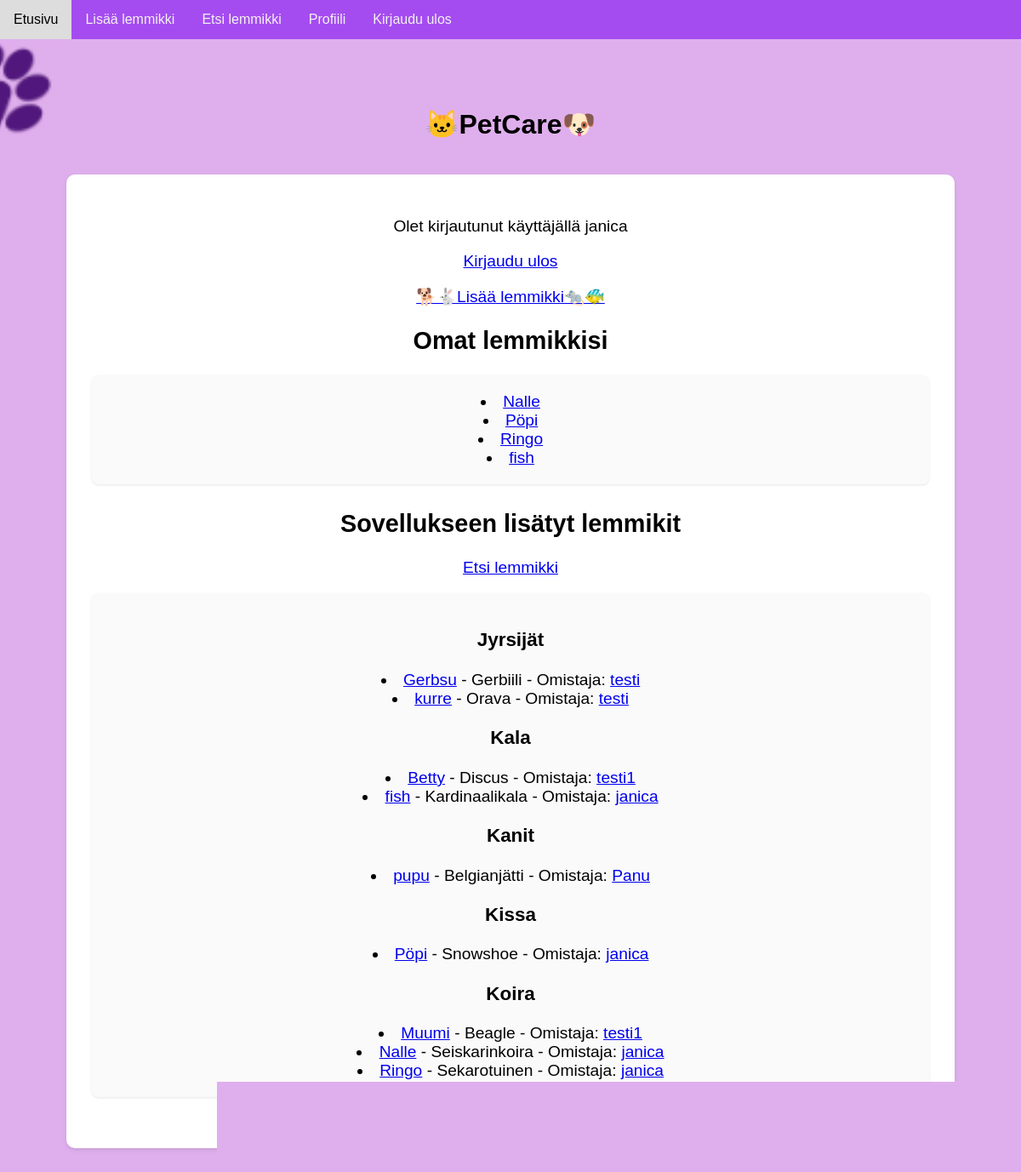
The page / (signed in) on the database its author committed.
### tables this page shows
CREATE TABLE users (
    id INTEGER PRIMARY KEY,
    username TEXT UNIQUE,
    password_hash TEXT
);

CREATE TABLE pets (
    id INTEGER PRIMARY KEY AUTOINCREMENT,
    animal_id INTEGER NOT NULL,
    breed_id INTEGER NOT NULL,
    pet_name TEXT NOT NULL,
    description TEXT, user_id INTEGER REFERENCES users(id),
    FOREIGN KEY (animal_id) REFERENCES animals(id),
    FOREIGN KEY (breed_id) REFERENCES breeds(id)
);

CREATE TABLE animals (
    id INTEGER PRIMARY KEY AUTOINCREMENT,
    name TEXT NOT NULL
);

CREATE TABLE breeds (
    id INTEGER PRIMARY KEY AUTOINCREMENT,
    animal_id INTEGER,
    breed_name TEXT NOT NULL,
    FOREIGN KEY (animal_id) REFERENCES animals(id)
);

### app.py (the view)
@app.route("/")
def index():
    if "username" in session:
        user_pets = pets.get_user_pets()
        all_pets = db.query("""
            SELECT p.id, p.pet_name, b.breed_name, a.name AS animal_name, p.user_id, u.username AS owner_username
            FROM pets p
            JOIN breeds b ON p.breed_id = b.id
            JOIN animals a ON p.animal_id = a.id
            JOIN users u ON p.user_id = u.id
            ORDER BY a.name, p.pet_name
        """)
        grouped_pets = {}
        for pet in all_pets:
            animal = pet["animal_name"]
            grouped_pets.setdefault(animal, []).append(pet)
        return render_template("index.html", pets=user_pets, grouped_pets=grouped_pets)
    else:
        return render_template("index.html", pets=None, grouped_pets=None)

### app.py (called while the page is built)
@app.context_processor
def inject_user_id():
    user_id = None
    if "username" in session:
        result = db.query("SELECT id FROM users WHERE username = ?", [session["username"]])
        if result:
            user_id = result[0][0]
    return dict(session_user_id=user_id)

@app.after_request
def add_header(response):
    response.headers["Cache-Control"] = "no-store, no-cache, must-revalidate, max-age=0"
    response.headers["Pragma"] = "no-cache"
    response.headers["Expires"] = "0"
    return response

### db.py (called while the page is built)
def get_connection():
    con = sqlite3.connect("database.db")
    con.execute("PRAGMA foreign_keys = ON")
    con.row_factory = sqlite3.Row
    return con

def query(sql, params=[]):
    con = get_connection()
    result = con.execute(sql, params).fetchall()
    con.close()
    return result

### pets.py (called while the page is built)
def get_user_id():
    if "username" not in session:
        return None
    user_query = db.query("SELECT id FROM users WHERE username = ?", [session["username"]])
    return user_query[0][0] if user_query else None

def get_user_pets():
    user_id = get_user_id()
    if not user_id:
        return []
    return db.query("""
        SELECT p.id, p.pet_name, b.breed_name, p.description
        FROM pets p
        JOIN breeds b ON p.breed_id = b.id
        WHERE p.user_id = ?
        ORDER BY p.pet_name
    """, [user_id])

### templates/index.html (shortened to what this page needs)
{% extends "base.html" %}
{% block body_class %}home-page{% endblock %}
{% block content %}
  <div class="home-container">
    <h1>🐱PetCare🐶</h1>
    {% if session.username %}
      <div class="loggedin-container">
        <p>Olet kirjautunut käyttäjällä {{ session.username }}</p>
        <p><a href="/logout">Kirjaudu ulos</a></p>
        <p><a href="/new_pet">🐕🐇Lisää lemmikki🐀🐠</a></p>
        <h2>Omat lemmikkisi</h2>
        <div class="my-pets-box">
          {% if pets %}
              {% for pet in pets %}
                <li><a href="/pet/{{ pet.id }}">{{ pet.pet_name }}</a></li>
              {% endfor %}
          {% else %}
            <p>Sinulla ei ole vielä lisättyjä lemmikkejä.</p>
          {% endif %}
        </div>
        <h2>Sovellukseen lisätyt lemmikit</h2>
        <p><a href="/find_pet">Etsi lemmikki</a></p>
        <div class="all-pets-box">
          {% if grouped_pets %}
            {% for animal, pet_list in grouped_pets.items() %}
              <h3>{{ animal }}</h3>
                {% for pet in pet_list %}
                  <li>
                    <a href="/pet/{{ pet.id }}">{{ pet.pet_name }}</a> - {{ pet.breed_name }}
                    - Omistaja: <a href="/user/{{ pet.user_id }}">{{ pet.owner_username }}</a>
                  </li>
                {% endfor %}
            {% endfor %}
          {% else %}
            <p>Ei lemmikkejä lisätty vielä.</p>
          {% endif %}
        </div>
      </div>
    {% endif %}
  </div>
{% endblock %}

### static/css/main.css (style rules this page uses)
*, *::before, *::after { box-sizing: border-box; }
body { margin: 0; padding: 0; font-family: Arial, sans-serif; }
.home-page { background: url("../images/etus.png") no-repeat center center; background-size: cover; background-attachment: fixed; }
.home-container { width: 100%; max-width: 1400px; margin: 40px auto; background-color: transparent; padding: 20px; text-align: center; }
.loggedin-container { width: 90%; max-width: 1200px; margin: 40px auto; background-color: #fff; padding: 30px; border-radius: 10px; box-shadow: 0 2px 5px rgba(0,0,0,0.1); font-size: 1.2rem; text-align: center; }
.my-pets-box, .all-pets-box { background-color: #fafafa; padding: 20px; margin-bottom: 30px; border-radius: 8px; box-shadow: 0 1px 3px rgba(0,0,0,0.1); font-size: 1.2rem; }

### rows shown on the page
users: username "janica"
pets: pet_name "Nalle", breed_name "Seiskarinkoira", owner_username "janica"
pets: pet_name "Pöpi", name "Kissa", breed_name "Snowshoe", owner_username "janica"
pets: pet_name "Ringo", breed_name "Sekarotuinen", owner_username "janica"
pets: pet_name "fish", breed_name "Kardinaalikala", owner_username "janica"
pets: name "Jyrsijät", pet_name "Gerbsu", breed_name "Gerbiili", owner_username "testi"
pets: pet_name "kurre", breed_name "Orava", owner_username "testi"
pets: name "Kala", pet_name "Betty", breed_name "Discus", owner_username "testi1"
pets: name "Kanit", pet_name "pupu", breed_name "Belgianjätti", owner_username "Panu"
pets: name "Koira", pet_name "Muumi", breed_name "Beagle", owner_username "testi1"
